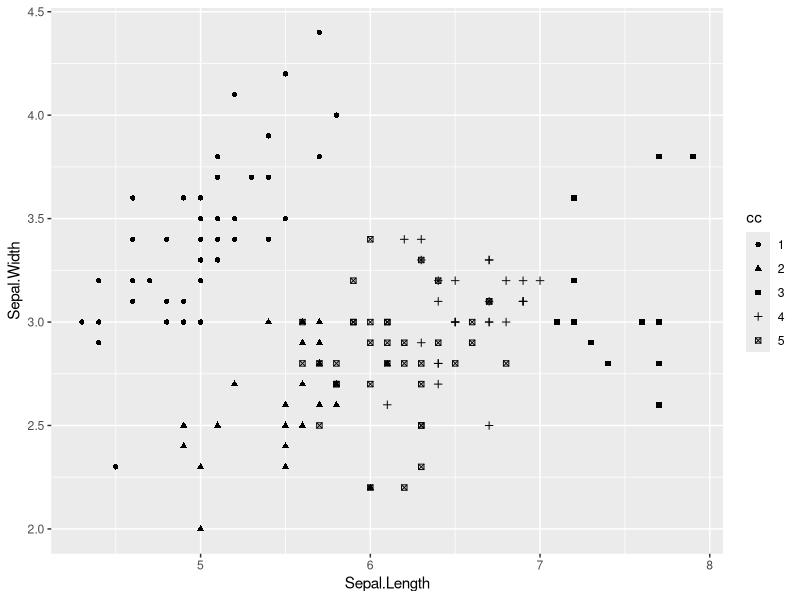

Generate this figure with R:
library(ggplot2)
par(mfrow=c(1, 1))

df <- data.frame(iris)
View(df)
clusts = kmeans(df[,0:3], 5)

cc <- as.factor(clusts$cluster)

ggplot(df, aes(x=Sepal.Length, y=Sepal.Width, shape=cc)) + 
  scale_color_brewer(palette="Dark2") +
  #theme(panel.grid.major = element_blank(), panel.grid.minor = element_blank(), panel.background = element_blank()) +
  geom_point()

table(df$Species, cc)
